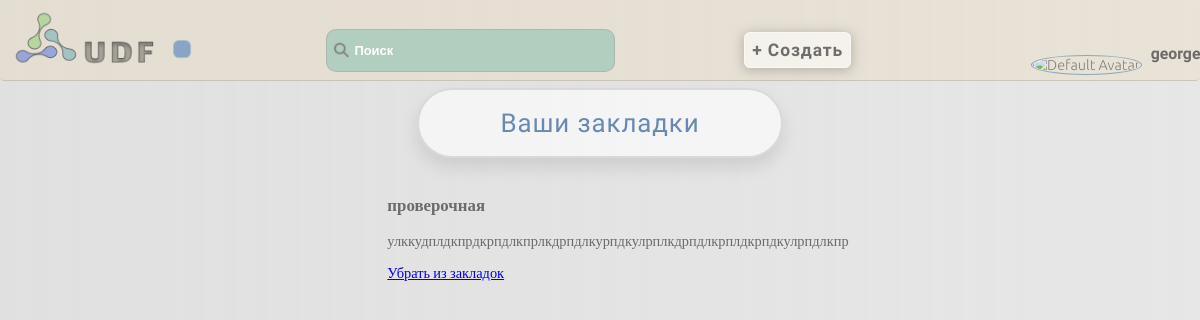
/articles/user_bookmarks/ (signed in), run on the app's committed database.
### accounts/models.py (models this page shows, shortened)
class User(AbstractUser):
    username = models.CharField(max_length=150, unique=True)
    password = models.CharField(max_length=128, null=False, blank=False)
    bio = models.TextField(blank=True)
    avatar = models.ImageField(upload_to='avatars', blank=True)
    date_joined = models.DateTimeField(auto_now_add=True)
    email = models.EmailField(unique=True)
    last_login = None
    groups = None
    user_permissions = None

### articles/models.py (models this page shows, shortened)
class Bookmark(models.Model):
    user = models.ForeignKey(settings.AUTH_USER_MODEL, on_delete=models.CASCADE)
    article = models.ForeignKey(Article, on_delete=models.CASCADE)
    created_at = models.DateTimeField(auto_now_add=True)

class Article(models.Model):
    title = models.CharField(max_length=255)
    content = models.TextField()
    author = models.ForeignKey(settings.AUTH_USER_MODEL, on_delete=models.CASCADE)
    created_at = models.DateTimeField(auto_now_add=True)
    likes = models.ManyToManyField(settings.AUTH_USER_MODEL, related_name='liked_articles')
    dislikes = models.ManyToManyField(settings.AUTH_USER_MODEL, related_name='disliked_articles')

### articles/views.py (the view)
# urls.py: path('user_bookmarks/', user_bookmarks, name='user_bookmarks'),
def user_bookmarks(request):
    bookmarks = Bookmark.objects.filter(user=request.user)
    return render(request, 'articles/user_bookmarks.html', {'bookmarks': bookmarks})

### articles/templates/articles/user_bookmarks.html
{% extends 'core/base.html' %}
{% block content %}
    <h1>Ваши закладки</h1>
    {% if bookmarks %}
        <ul>
            {% for bookmark in bookmarks %}
                <li>
                    <h3>{{ bookmark.article.title }}</h3>
                    <p>{{ bookmark.article.content }}</p>
                     <a href="{% url 'remove_bookmark' bookmark.article.id %}">Убрать из закладок</a>
                </li>
            {% endfor %}
        </ul>
    {% else %}
        <p>У вас нет закладок.</p>
    {% endif %}
{% endblock %}

### core/templates/core/base.html (shortened to what this page needs)
<!DOCTYPE html>
{% load static %}
<html lang="en">
<head>
    <link rel="stylesheet" href="{% static 'css/style.css' %}">
</head>
<body class="loaded">
<div class="menu">
    <div class="wrap">
        <div class="logo">
            <a class="logo-menu" href="{% url 'base' %}"><img src="{% static 'images/logo.png' %}" alt=""></a>
        </div>
        <div class="shape"></div>
        <ul>
            <li>
                <label class="search-icon">
                    <img src="{% static 'images/search.png' %}" alt="Search">
                </label>
                <input class="search-input" type="text" placeholder="Поиск" id="search-input">
            </li>
            <li>
                <a class="add-button" href="{% url 'add_article' %}">
                    <button type="button">+ Создать</button>
                </a>
            </li>
            {% if user.is_authenticated %}
            <li>
                {% if user.avatar %}
                 <img class="menu-avatar" src="{{ user.avatar.url }}" alt="{{ user.username }} Avatar">
                 {% else %}
                 <img class="menu-avatar" src="{% static 'images/standart_img.png' %}" alt="Default Avatar">
                {% endif %}
                <a href="{% url 'user_profile' %}">{{ user.username }}</a>
            </li>
            {% endif %}
        </ul>
    </div>
</div>
<div class="container">
    <div class="wrap">
        {% block content %}{% endblock %}
    </div>
</div>
</body>
</html>

### core/static/css/style.css (style rules this page uses)
html { height: 500px; overflow: hidden; }
body { margin: 0; padding: 0; background: linear-gradient(to right, rgba(214, 213, 213, 0.73), rgba(214, 213, 213, 0.58)); zoom: 0.9; opacity: 0; }
.menu .wrap { display: flex; flex-wrap: nowrap; justify-content: space-between; align-items: center; border-bottom: 2px solid rgba(0, 0, 0, 0.13); padding: 11px; background: rgba(239, 204, 139, 0.17); border-radius: 5px; }
.menu .logo-menu, .menu ul { display: inline-block; vertical-align: middle; }
.menu ul { flex-grow: 1; display: flex; list-style: none; padding: 0; margin: 0; align-items: baseline; justify-content: space-evenly; }
.menu ul li:last-child { margin-right: 0; position: relative; left: 11%; top: 16px; }
.menu ul li:first-child { margin-right: 0; position: relative; left: 1%; top: 11px; }
.menu ul li:nth-child(2) { margin-right: 0; position: relative; left: 3%; top: 12px; }
ul input { padding: 14px; border-radius: 11px; width: 290px; background: rgba(163, 201, 184, 0.77); color: #646363; margin-right: 11px; font-size: 1em; font-weight: bold; border: 2px solid rgba(169, 168, 168, 0.6); text-indent: 16px; transition: background-color ease-in-out 0.3s; }
.search-input::placeholder { color: #ffffff; font-size: 0.9em; }
ul button { padding: 8px; border-radius: 7px; background: rgba(255, 255, 255, 0.57); font-size: 1.1em; font-family: Play, serif; font-weight: bold; letter-spacing: 1px; box-shadow: 0 2px 12px 2px rgba(112, 110, 110, 0.36); color: rgba(82, 81, 81, 0.82); border: 2px solid rgba(255, 255, 255, 0.47); transition: background-color ease-in-out 0.3s, color ease-in-out 0.3s; }
.menu ul li a { text-decoration: none; color: rgba(82, 81, 81, 0.82); font-weight: bold; font-size: 1.1em; font-family: Play, serif; padding: 6px; transition: border-bottom linear 0.3s, color ease-in-out 0.3s; }
.search-icon { position: relative; left:10%; top: 3px; padding:7px; }
.logo-menu { opacity: 0.9; transition: opacity ease-in-out 0.3s; }
ul { list-style: none; font-family: Ubuntu, serif; font-weight: 300; color: rgba(59, 58, 53, 0.71); }
.container .wrap { display: flex; flex-direction: column; align-items: center; justify-content: center; }
label, #id_username { color: rgba(100, 100, 100, 0.7); font-weight: bold; font-family: Tektur, serif; }
.shape { width: 20px; height: 20px; background-color: rgba(113, 150, 194, 0.8); margin-top: 20px; transition: background-color 2.2s ease; animation: colorChange 3s infinite alternate ease-in-out; }
h1 { font-family: Tektur, serif; font-size: 1.8em; font-weight: 500; color: rgb(104, 138, 178); background-color: rgba(255, 255, 255, 0.62); border: 3px solid rgba(166, 164, 164, 0.35); box-shadow: 0 10px 20px rgba(0, 0, 0, 0.1); }
h1,.span-welcome { box-sizing: border-box; text-align: center; padding: 20px 90px; border-radius: 50px; letter-spacing: 1px; }
.menu-avatar { width: 33px; height: 33px; padding: 1px; border-radius: 50%; border: 2px solid rgba(9, 90, 154, 0.53); opacity: 0.8; margin: 0 auto; transform: translateY(11px); }
h1 { margin: 7px; }

### data on the page
User: username "george"
Bookmark: article "проверочная", article.content "улккудплдкпрдкрпдлкпрлкдрпдлкурпдкулрплкдрпдлкрплдкрпдкулрпдлкпр"
